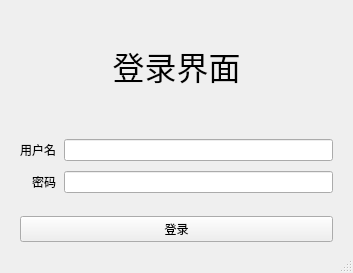
<?xml version="1.0" encoding="UTF-8"?>
<ui version="4.0">
 <class>LoginWindow</class>
 <widget class="QMainWindow" name="LoginWindow">
  <property name="geometry">
   <rect>
    <x>0</x>
    <y>0</y>
    <width>353</width>
    <height>273</height>
   </rect>
  </property>
  <property name="windowTitle">
   <string>登录</string>
  </property>
  <widget class="QWidget" name="centralwidget">
   <layout class="QVBoxLayout" name="verticalLayout_2">
    <property name="leftMargin">
     <number>20</number>
    </property>
    <property name="rightMargin">
     <number>20</number>
    </property>
    <item>
     <widget class="QLabel" name="label">
      <property name="font">
       <font>
        <family>华文行楷</family>
        <pointsize>24</pointsize>
       </font>
      </property>
      <property name="text">
       <string>登录界面</string>
      </property>
      <property name="alignment">
       <set>Qt::AlignCenter</set>
      </property>
     </widget>
    </item>
    <item>
     <layout class="QVBoxLayout" name="verticalLayout">
      <property name="spacing">
       <number>14</number>
      </property>
      <item>
       <layout class="QFormLayout" name="formLayout">
        <property name="labelAlignment">
         <set>Qt::AlignRight|Qt::AlignTrailing|Qt::AlignVCenter</set>
        </property>
        <property name="formAlignment">
         <set>Qt::AlignLeading|Qt::AlignLeft|Qt::AlignVCenter</set>
        </property>
        <property name="horizontalSpacing">
         <number>8</number>
        </property>
        <property name="verticalSpacing">
         <number>10</number>
        </property>
        <item row="0" column="0">
         <widget class="QLabel" name="Label">
          <property name="text">
           <string>用户名</string>
          </property>
         </widget>
        </item>
        <item row="0" column="1">
         <widget class="QLineEdit" name="usernameLineEdit"/>
        </item>
        <item row="1" column="0">
         <widget class="QLabel" name="Label_2">
          <property name="text">
           <string>密码</string>
          </property>
         </widget>
        </item>
        <item row="1" column="1">
         <widget class="QLineEdit" name="passwordLineEdit">
          <property name="echoMode">
           <enum>QLineEdit::Password</enum>
          </property>
         </widget>
        </item>
       </layout>
      </item>
      <item>
       <widget class="QPushButton" name="loginButton">
        <property name="text">
         <string>登录</string>
        </property>
       </widget>
      </item>
     </layout>
    </item>
   </layout>
  </widget>
  <widget class="QMenuBar" name="menubar">
   <property name="geometry">
    <rect>
     <x>0</x>
     <y>0</y>
     <width>353</width>
     <height>21</height>
    </rect>
   </property>
  </widget>
  <widget class="QStatusBar" name="statusbar"/>
 </widget>
 <resources/>
 <connections/>
</ui>
